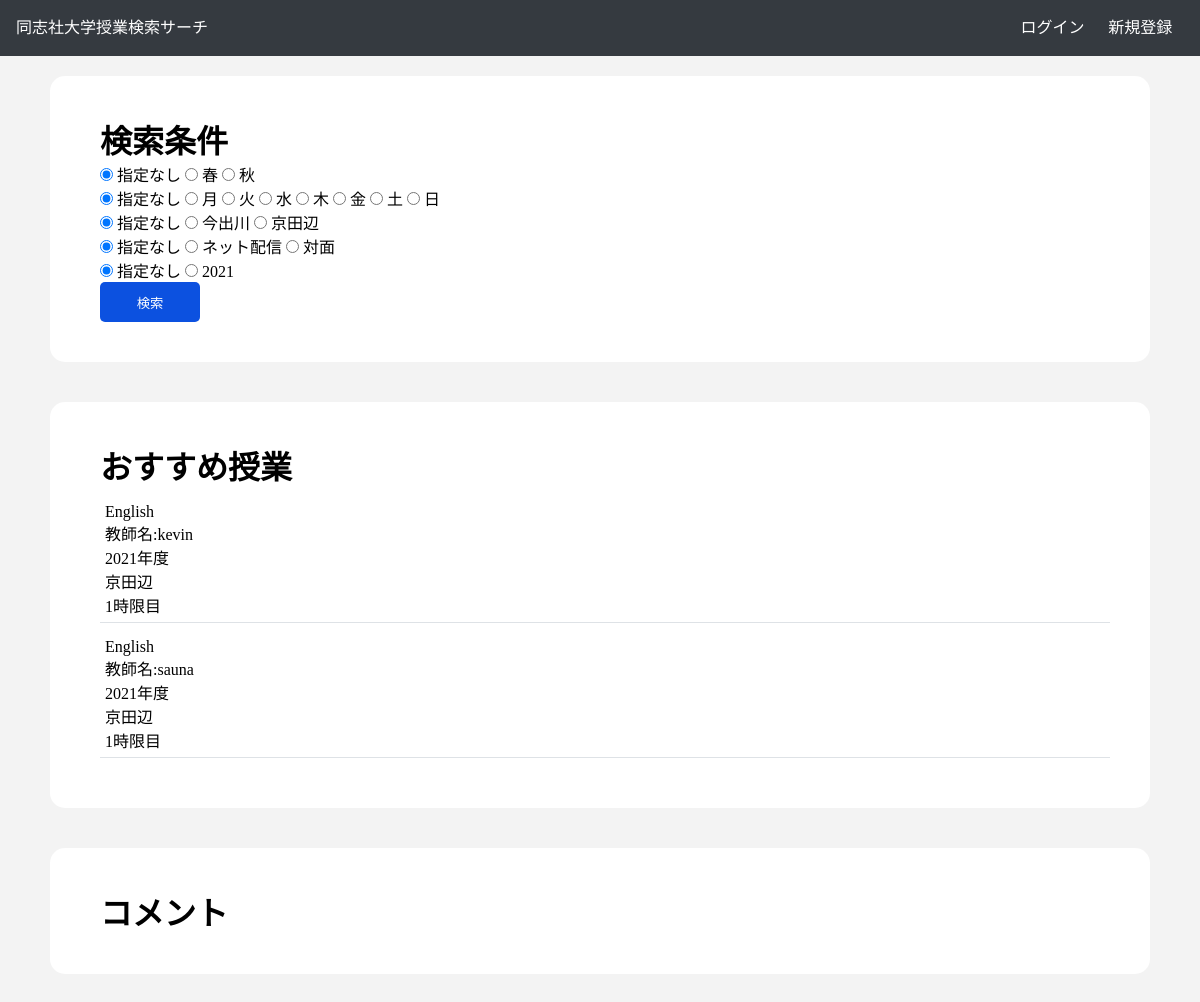
Before: / with the older database file.
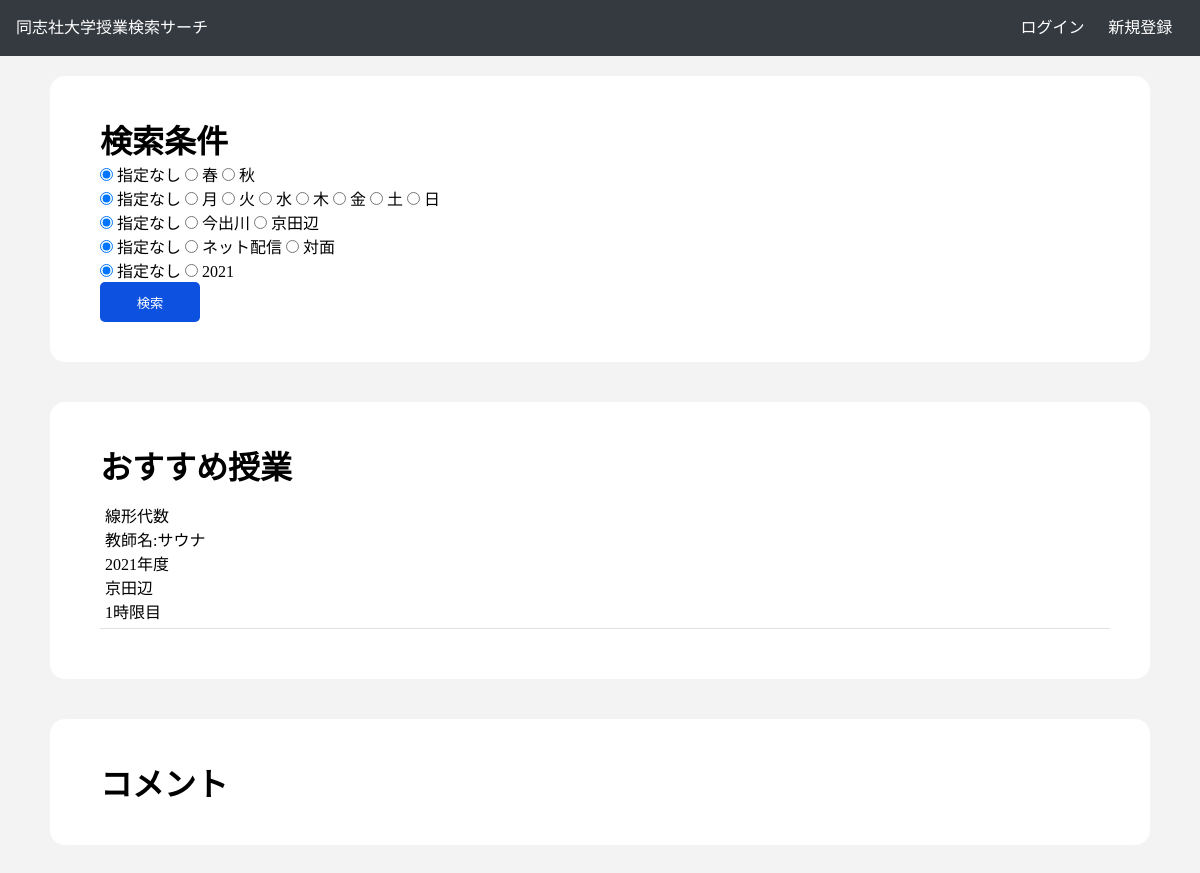
After: the same page with the newer database file.
### dclass_application/models.py (models this page shows, shortened)
class Classes(models.Model):
    class_name = models.CharField(max_length=100)
    a_ratio = models.FloatField(default=0.0)
    b_ratio = models.FloatField(default=0.0)
    c_ratio = models.FloatField(default=0.0)
    d_ratio = models.FloatField(default=0.0)
    f_ratio = models.FloatField(default=0.0)
    o_ratio = models.FloatField(default=0.0)
    average_evaluation = models.FloatField(default=0.0)
    term = models.CharField(max_length=100)
    year = models.IntegerField(default=2021)
    place = models.CharField(max_length=100)
    class_form = models.CharField(max_length=100)
    day = models.CharField(max_length=100)
    time = models.CharField(max_length=100)
    favorite = models.IntegerField(default=0)
    textbook = models.CharField(max_length=100)
    code = models.CharField(max_length=100)
    faculty = models.CharField(max_length=100)
    teacher = models.CharField(max_length=100)
    syllabus_link = models.CharField(max_length=100)
    test_ratio = models.IntegerField(default=0)
    report_ratio = models.IntegerField(default=0)
    participation_ratio = models.IntegerField(default=0)

### dclass_application/views.py (the view)
# urls.py: path('', IndexView.as_view(), name = 'index'),
class IndexView(TemplateView):
    model = Classes
    def get(self, request):
        params = {
            'form': ClassSeachForm,
            'recommend_data': self.model.objects.all().order_by('a_ratio').reverse(),
        }
        return render(request, 'index.html', params)

### dclass_application/templates/index.html (shortened to what this page needs)
{% extends 'base.html' %}
{% block main %}
    <div class="wrapper">
        <h1>検索条件</h1>
        <form action="{% url 'result' %}", method = "post">
            <div class="radio_wrap">
                {% for radio in form.term %}
                    {{ radio.tag }}
                    <label for="id_term_{{ forloop.counter0 }}">{{ radio.choice_label }}</label>
                {% endfor %}
            </div>
            <div class="radio_wrap">
                {% for radio in form.day %}
                    {{ radio.tag }}
                    <label for="id_day_{{ forloop.counter0 }}">{{ radio.choice_label }}</label>
                {% endfor %}
            </div>
            <div class="radio_wrap">
                {% for radio in form.place %}
                    {{ radio.tag }}
                    <label for="id_place_{{ forloop.counter0 }}">{{ radio.choice_label }}</label>
                {% endfor %}
            </div>
            <div class="radio_wrap">
                {% for radio in form.class_form %}
                    {{ radio.tag }}
                    <label for="id_class_form_{{ forloop.counter0 }}">{{ radio.choice_label }}</label>
                {% endfor %}
            </div>
            <div class="radio_wrap">
                {% for radio in form.year %}
                    {{ radio.tag }}
                    <label for="id_year_{{ forloop.counter0 }}">{{ radio.choice_label }}</label>
                {% endfor %}
            </div>
            <input type="submit" value="検索", class="btn search_btn">
        </form>
    </div>
    <div class="wrapper">
        <h1>おすすめ授業</h1>
        {% for cl in recommend_data %}
            <a href="{% url 'class' cl.id %}">
                <div class="class_result">
                    <li>{{ cl.class_name }}</li>
                    <li>教師名:{{ cl.teacher }}</li>
                    <li>{{ cl.year }}年度</li>
                    <li>{{ cl.place}}</li>
                    <li>{{ cl.time }}時限目</li>
                </div>
            </a>
        {% endfor %}
    </div>
    <div class="wrapper">
        <h1>コメント</h1>
    </div>
{% endblock main %}

### dclass_application/templates/base.html (shortened to what this page needs)
{% load static %}
<!DOCTYPE html>
<html lang="ja">
<head>
    <link rel="stylesheet" href="{% static 'css/main.css' %}">
    <link href="https://use.fontawesome.com/releases/v5.6.1/css/all.css" rel="stylesheet">
</head>
<body>
{% include "_header.html" %}
<div class="main">
    {% block main %}
    {% endblock main %}
</div>
</body>
</html>

### dclass_application/templates/_header.html
<header>
    <ul>
        <li><a href={% url 'index' %}>同志社大学授業検索サーチ</a></li>
        {% if user.is_authenticated %}
            <li><a href={% url 'profile' %}>プロフィール</a>
            <li><a href={% url 'account_logout' %}>ログアウト</a></li>
        {% else %}
            <li><a href={% url 'account_login' %}>ログイン</a>
            <li><a href={% url 'account_signup' %}>新規登録</a></li>
        {% endif %}
    </ul>
</header>

### dclass_application/static/css/main.css (style rules this page uses)
* { margin: 0; padding: 0; }
a { text-decoration: none; color: black; }
li { list-style: none; }
:root { --my-gray: #DEE2E6; --my-light-gray: #F3F3F3; --my-black: #353A40; }
header { background-color: var(--my-black); color: white; height: 40px; line-height: 40px; padding: 8px 16px; }
header ul { display: flex; }
header ul li:first-child { width: 85%; }
header ul li:not(:first-child) { width: calc(15/2%); margin: 0 auto; }
header a { color: white; }
html { background-color: var(--my-light-gray); }
.main { padding-bottom: 100px; width: 100%; max-width: 1100px; margin: 0 auto; }
.wrapper { margin: 40px 0px; padding: 40px 50px; background-color: white; border-radius: 15px; margin-top: 20px; }
.class_result { width: 100%; padding: 5px; border-bottom: 1px solid var(--my-gray); margin: 10px 0px; }
.btn { color: white; border: none; width: 100px; height: 40px; border-radius: 5px; cursor: pointer; }
.search_btn { background-color: #0C51E0; }

Changed rows visible on the page:
removed Classes: class_name "English", teacher "sauna", year "2021", place "京田辺", time "1"
changed Classes "京田辺": class_name "English" → "線形代数"; teacher "kevin" → "サウナ"
